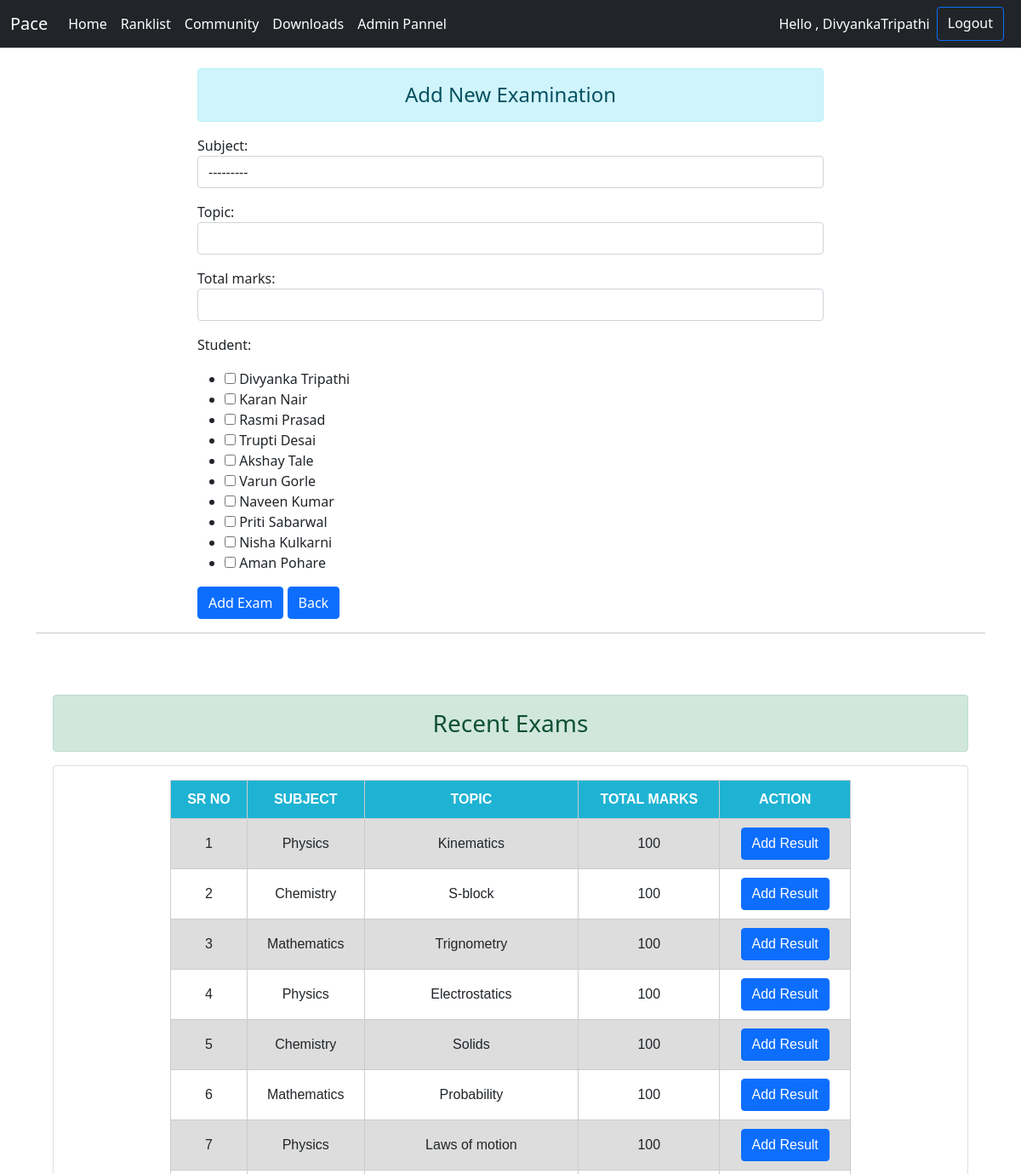
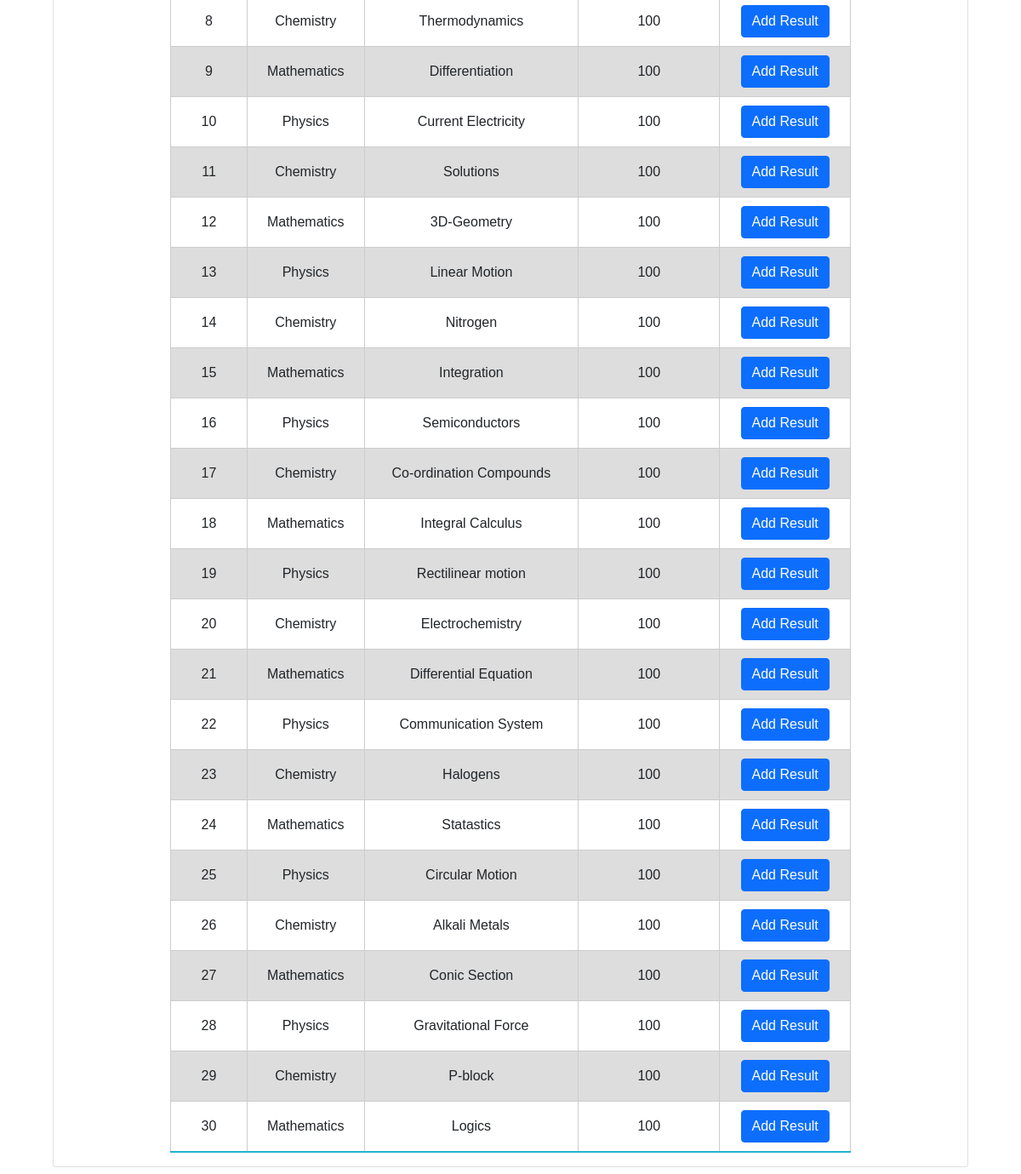
The app's page /student/addExam/ (signed in) with its own data (2 pictures, top to bottom).
### student/models.py (models this page shows)
class Subject(models.Model):
    subject = models.CharField(
        max_length=50, choices=SUBJECT_CHOICES, null=True)
    def __str__(self):
        return self.subject

### exam/models.py (models this page shows, shortened)
class Exam(models.Model):
    topic = models.CharField(max_length=200)
    subject = models.ForeignKey(Subject, on_delete=models.CASCADE)
    total_marks = models.IntegerField()
    student = models.ManyToManyField(Student)

### student/views.py (the view)
# urls.py: path("addExam/", views.add_exam, name="add_exam"),
def add_exam(request):
    exams = Exam.objects.all()
    if request.method == 'POST':
        form = ExamForm(request.POST)
        if form.is_valid():
            form.save()
        return redirect('add_exam')
    else:
        form = ExamForm()
    context = {'form': form, 'exams': exams}
    return render(request, 'student/addExam.html', context)

### exam/forms.py
class ExamForm(forms.ModelForm):
    class Meta:
        model = Exam
        fields = ['subject', 'topic', 'total_marks', 'student']
        widgets = {
            'topic': forms.TextInput(attrs={'class': 'form-control'}),
            'subject': forms.Select(attrs={'class': 'form-control'}),
            'student': forms.CheckboxSelectMultiple(),
            'total_marks': forms.TextInput(attrs={'class': 'form-control'}),
        }

### student/models.py (called while the page is built)
    def __str__(self):
        return self.name

### student/templates/student/addExam.html (shortened to what this page needs)
{% extends 'home/base.html' %}
{% block content %}
<div class="container ">
    <div class="row mt-4" style="justify-content: center; align-items: center;">
        <div class="col-sm-8">
            <h4 class="alert alert-info text-center">Add New Examination</h4>
            <form action="" method="POST" enctype="multipart/form-data">
                {{form.as_p}}
                <input type="submit" value="Add Exam" class="btn btn-primary">
                <a class="btn btn-primary" href="{% url 'student' %}">Back</a>
            </form>
        </div>
    </div>
    <hr>
    <br>
    <br>
    <div class="row m-2">
        <div class="col-md">
            <h3 class="alert alert-success text-center">Recent Exams</h3>
            <div class="card card-body">
                <table class="">
                    <tr>
                        <th>Sr No</th>
                        <th>Subject</th>
                        <th>Topic</th>
                        <th>Total Marks</th>
                        <th>Action</th>
                    </tr>
                    {% for exam in exams %}
                    <tr>
                        <td>{{ forloop.counter }}</td>
                        <td>{{exam.subject}}</td>
                        <td>{{exam.topic}}</td>
                        <td>{{exam.total_marks}}</td>
                        <td><a class="btn btn-primary" href="{% url 'add_result' exam.id %}">Add Result</a></td>
                    </tr>
                    {% endfor %}
                </table>
            </div>
        </div>
    </div>
</div>
{% endblock content %}

### home/templates/home/navbar.html (shortened to what this page needs)
<nav class="navbar navbar-expand-lg navbar-dark bg-dark">
    <div class="container-fluid">
        <a class="navbar-brand" href="{% url 'home' %}">Pace</a>
        <div class="collapse navbar-collapse" id="navbarSupportedContent">
            <ul class="navbar-nav me-auto mb-2 mb-lg-0 ">
                <li class="nav-item">
                    <a class="nav-link active" aria-current="page" href="{% url 'home' %}">Home</a>
                </li>
                <li class="nav-item">
                    <a class="nav-link active" href="#">Ranklist</a>
                </li>
                <li class="nav-item">
                    <a class="nav-link active" href="{% url 'community:home' %}">Community</a>
                </li>
                <li class="nav-item">
                    <a class="nav-link active" href="{% url 'resources:home' %}">Downloads</a>
                </li>
                <li class="nav-item">
                    <a class="nav-link active" href="http://127.0.0.1:8000/admin/">Admin Pannel</a>
                </li>
            </ul>
            {% if user.is_authenticated %}
            <form class="d-flex  me-2">
                <p class="text-white m-2">Hello , {{user.username}}</p>
                <a class="btn btn-outline-primary text-white" href="{% url 'logout' %}">Logout</a>
            </form>
            {% else %}
            <form class="d-flex me-2">
                <a class="btn btn-outline-primary text-white" href="{% url 'login' %}">Login</a>
            </form>
            {% endif %}
        </div>
    </div>
</nav>

### home/templates/home/base.html (style rules this page uses)
table { font-family: Verdana, Geneva, Tahoma, sans-serif; border-collapse: collapse; text-align: center; position: relative; top: 50%; left: 50%; transform: translate(-50%, 0%); width: 800px; height: 200px; border-radius: 5px 5px 0 0; }
tr { transition: all 0.2s ease-in-out; cursor: pointer; }
table td, table th { border: 1px solid #cccccc; padding: 10px 12px; }
table th { font-weight: bold; background-color: #1fb3d3; color: #fff; text-transform: uppercase; }
tr:nth-child(even) { background-color: #dddddd; }
tr:last-child { border-bottom: 2px solid #1fb3d3; }

### records on screen
Subject: subject "---------"
Exam: subject "Physics", topic "Kinematics", total_marks "100"
Exam: subject "Chemistry", topic "S-block", total_marks "100"
Exam: subject "Mathematics", topic "Trignometry", total_marks "100"
Exam: subject "Physics", topic "Electrostatics", total_marks "100"
Exam: subject "Chemistry", topic "Solids", total_marks "100"
Exam: subject "Mathematics", topic "Probability", total_marks "100"
Exam: subject "Physics", topic "Laws of motion", total_marks "100"
Exam: subject "Chemistry", topic "Thermodynamics", total_marks "100"
Exam: subject "Mathematics", topic "Differentiation", total_marks "100"
Exam: subject "Physics", topic "Current Electricity", total_marks "100"
Exam: subject "Chemistry", topic "Solutions", total_marks "100"
Exam: subject "Mathematics", topic "3D-Geometry", total_marks "100"
Exam: subject "Physics", topic "Linear Motion", total_marks "100"
Exam: subject "Chemistry", topic "Nitrogen", total_marks "100"
Exam: subject "Mathematics", topic "Integration", total_marks "100"
Exam: subject "Physics", topic "Semiconductors", total_marks "100"
Exam: subject "Chemistry", topic "Co-ordination Compounds", total_marks "100"
Exam: subject "Mathematics", topic "Integral Calculus", total_marks "100"
Exam: subject "Physics", topic "Rectilinear motion", total_marks "100"
Exam: subject "Chemistry", topic "Electrochemistry", total_marks "100"
Exam: subject "Mathematics", topic "Differential Equation", total_marks "100"
Exam: subject "Physics", topic "Communication System", total_marks "100"
Exam: subject "Chemistry", topic "Halogens", total_marks "100"
Exam: subject "Mathematics", topic "Statastics", total_marks "100"
Exam: subject "Physics", topic "Circular Motion", total_marks "100"
Exam: subject "Chemistry", topic "Alkali Metals", total_marks "100"
Exam: subject "Mathematics", topic "Conic Section", total_marks "100"
Exam: subject "Physics", topic "Gravitational Force", total_marks "100"
Exam: subject "Chemistry", topic "P-block", total_marks "100"
Exam: subject "Mathematics", topic "Logics", total_marks "100"

### other values on screen
{{ user.username }} "DivyankaTripathi"
